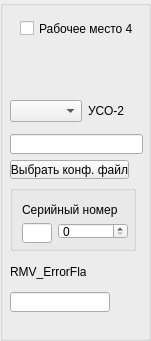
   <widget class="QGroupBox" name="groupBox_workPlace4">
    <property name="geometry">
     <rect>
      <x>460</x>
      <y>170</y>
      <width>151</width>
      <height>341</height>
     </rect>
    </property>
    <property name="title">
     <string/>
    </property>
    <widget class="QWidget" name="layoutWidget_5">
     <property name="geometry">
      <rect>
       <x>10</x>
       <y>100</y>
       <width>127</width>
       <height>22</height>
      </rect>
     </property>
     <layout class="QHBoxLayout" name="horizontalLayout_6">
      <item>
       <widget class="QComboBox" name="comboBox_portListOptical_4"/>
      </item>
      <item>
       <widget class="QLabel" name="label_69">
        <property name="text">
         <string>УСО-2</string>
        </property>
       </widget>
      </item>
     </layout>
    </widget>
    <widget class="QToolButton" name="toolButton_selectConfigFile_4">
     <property name="geometry">
      <rect>
       <x>10</x>
       <y>160</y>
       <width>119</width>
       <height>19</height>
      </rect>
     </property>
     <property name="text">
      <string>Выбрать конф. файл</string>
     </property>
    </widget>
    <widget class="QLabel" name="label_RMV_ErrorFlags_4">
     <property name="geometry">
      <rect>
       <x>10</x>
       <y>264</y>
       <width>76</width>
       <height>16</height>
      </rect>
     </property>
     <property name="text">
      <string>RMV_ErrorFlags</string>
     </property>
    </widget>
    <widget class="QLineEdit" name="lineEdit_RMV_ErrorFlags_4">
     <property name="geometry">
      <rect>
       <x>10</x>
       <y>292</y>
       <width>100</width>
       <height>20</height>
      </rect>
     </property>
     <property name="minimumSize">
      <size>
       <width>100</width>
       <height>0</height>
      </size>
     </property>
    </widget>
    <widget class="QLineEdit" name="lineEdit_selectConfigFile_4">
     <property name="geometry">
      <rect>
       <x>10</x>
       <y>134</y>
       <width>133</width>
       <height>20</height>
      </rect>
     </property>
    </widget>
    <widget class="QLabel" name="label_RMV_ErrorFlags_tick_4">
     <property name="geometry">
      <rect>
       <x>90</x>
       <y>290</y>
       <width>20</width>
       <height>20</height>
      </rect>
     </property>
     <property name="text">
      <string/>
     </property>
    </widget>
    <widget class="QGroupBox" name="groupBox_HarwareConfiguration_6">
     <property name="geometry">
      <rect>
       <x>10</x>
       <y>185</y>
       <width>126</width>
       <height>66</height>
      </rect>
     </property>
     <property name="minimumSize">
      <size>
       <width>70</width>
       <height>0</height>
      </size>
     </property>
     <property name="maximumSize">
      <size>
       <width>16777215</width>
       <height>250</height>
      </size>
     </property>
     <property name="title">
      <string/>
     </property>
     <layout class="QGridLayout" name="gridLayout_16">
      <item row="0" column="0" colspan="2">
       <widget class="QLabel" name="label_70">
        <property name="minimumSize">
         <size>
          <width>0</width>
          <height>20</height>
         </size>
        </property>
        <property name="text">
         <string>Серийный номер</string>
        </property>
       </widget>
      </item>
      <item row="1" column="0">
       <widget class="QLineEdit" name="lineEdit_serial_4">
        <property name="minimumSize">
         <size>
          <width>30</width>
          <height>20</height>
         </size>
        </property>
        <property name="maximumSize">
         <size>
          <width>30</width>
          <height>16777215</height>
         </size>
        </property>
       </widget>
      </item>
      <item row="1" column="1">
       <widget class="QSpinBox" name="spinBox_serial_4">
        <property name="minimumSize">
         <size>
          <width>70</width>
          <height>0</height>
         </size>
        </property>
        <property name="maximumSize">
         <size>
          <width>70</width>
          <height>16777215</height>
         </size>
        </property>
       </widget>
      </item>
     </layout>
    </widget>
    <widget class="QCheckBox" name="checkBox_workPlace4">
     <property name="geometry">
      <rect>
       <x>20</x>
       <y>20</y>
       <width>121</width>
       <height>17</height>
      </rect>
     </property>
     <property name="text">
      <string>Рабочее место 4</string>
     </property>
    </widget>
   </widget>
